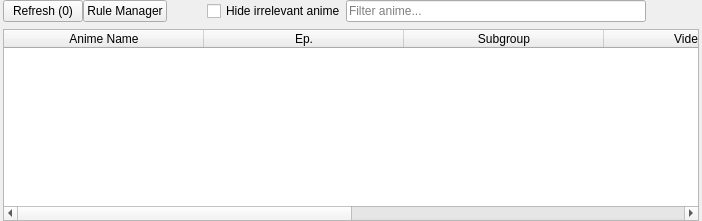
      <widget class="QWidget" name="tab_2">
       <attribute name="title">
        <string>Torrents</string>
       </attribute>
       <layout class="QVBoxLayout" name="verticalLayout_2">
        <property name="spacing">
         <number>2</number>
        </property>
        <property name="leftMargin">
         <number>3</number>
        </property>
        <property name="topMargin">
         <number>0</number>
        </property>
        <property name="rightMargin">
         <number>3</number>
        </property>
        <property name="bottomMargin">
         <number>0</number>
        </property>
        <item>
         <layout class="QHBoxLayout" name="horizontalLayout">
          <property name="spacing">
           <number>0</number>
          </property>
          <property name="leftMargin">
           <number>0</number>
          </property>
          <property name="rightMargin">
           <number>0</number>
          </property>
          <property name="bottomMargin">
           <number>5</number>
          </property>
          <item>
           <widget class="QPushButton" name="refreshButton">
            <property name="text">
             <string>Refresh (0)</string>
            </property>
           </widget>
          </item>
          <item>
           <widget class="QPushButton" name="ruleManagerButton">
            <property name="text">
             <string>Rule Manager</string>
            </property>
           </widget>
          </item>
          <item>
           <spacer name="horizontalSpacer_3">
            <property name="orientation">
             <enum>Qt::Horizontal</enum>
            </property>
            <property name="sizeHint" stdset="0">
             <size>
              <width>40</width>
              <height>20</height>
             </size>
            </property>
           </spacer>
          </item>
          <item>
           <widget class="QCheckBox" name="chkHideUnknown">
            <property name="toolTip">
             <string>&lt;html&gt;&lt;head/&gt;&lt;body&gt;&lt;span&gt;An anime is irrelevant if it is not airing or it is not on your list.&lt;/span&gt;&lt;/body&gt;&lt;/html&gt;</string>
            </property>
            <property name="text">
             <string>Hide irrelevant anime</string>
            </property>
           </widget>
          </item>
          <item>
           <widget class="QLineEdit" name="torrentFilter">
            <property name="sizePolicy">
             <sizepolicy hsizetype="Minimum" vsizetype="Fixed">
              <horstretch>0</horstretch>
              <verstretch>0</verstretch>
             </sizepolicy>
            </property>
            <property name="minimumSize">
             <size>
              <width>300</width>
              <height>0</height>
             </size>
            </property>
            <property name="maxLength">
             <number>64</number>
            </property>
            <property name="placeholderText">
             <string>Filter anime...</string>
            </property>
           </widget>
          </item>
          <item>
           <layout class="QHBoxLayout" name="horizontalLayout_10">
            <property name="leftMargin">
             <number>53</number>
            </property>
           </layout>
          </item>
         </layout>
        </item>
        <item>
         <widget class="QTableWidget" name="torrentTable">
          <property name="contextMenuPolicy">
           <enum>Qt::CustomContextMenu</enum>
          </property>
          <property name="editTriggers">
           <set>QAbstractItemView::NoEditTriggers</set>
          </property>
          <property name="alternatingRowColors">
           <bool>true</bool>
          </property>
          <property name="selectionMode">
           <enum>QAbstractItemView::SingleSelection</enum>
          </property>
          <property name="selectionBehavior">
           <enum>QAbstractItemView::SelectRows</enum>
          </property>
          <attribute name="horizontalHeaderDefaultSectionSize">
           <number>200</number>
          </attribute>
          <attribute name="horizontalHeaderHighlightSections">
           <bool>false</bool>
          </attribute>
          <attribute name="horizontalHeaderStretchLastSection">
           <bool>true</bool>
          </attribute>
          <attribute name="verticalHeaderVisible">
           <bool>false</bool>
          </attribute>
          <attribute name="verticalHeaderDefaultSectionSize">
           <number>19</number>
          </attribute>
          <attribute name="verticalHeaderHighlightSections">
           <bool>false</bool>
          </attribute>
          <column>
           <property name="text">
            <string>Anime Name</string>
           </property>
          </column>
          <column>
           <property name="text">
            <string>Ep.</string>
           </property>
          </column>
          <column>
           <property name="text">
            <string>Subgroup</string>
           </property>
          </column>
          <column>
           <property name="text">
            <string>Video Type</string>
           </property>
          </column>
          <column>
           <property name="text">
            <string>File Name</string>
           </property>
          </column>
          <column>
           <property name="text">
            <string>Magnet Link</string>
           </property>
          </column>
         </widget>
        </item>
       </layout>
      </widget>
